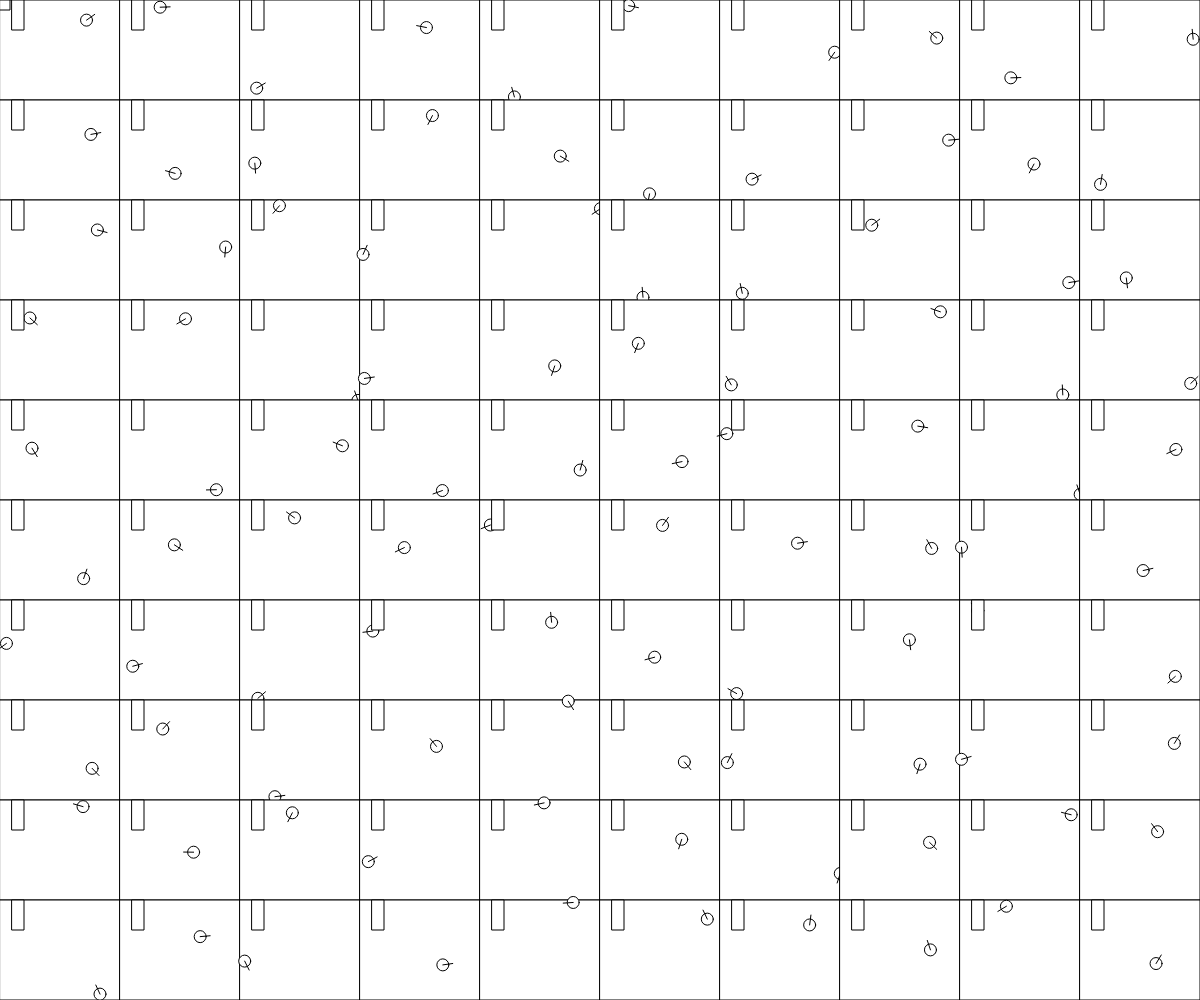
Frame 1 (no input)
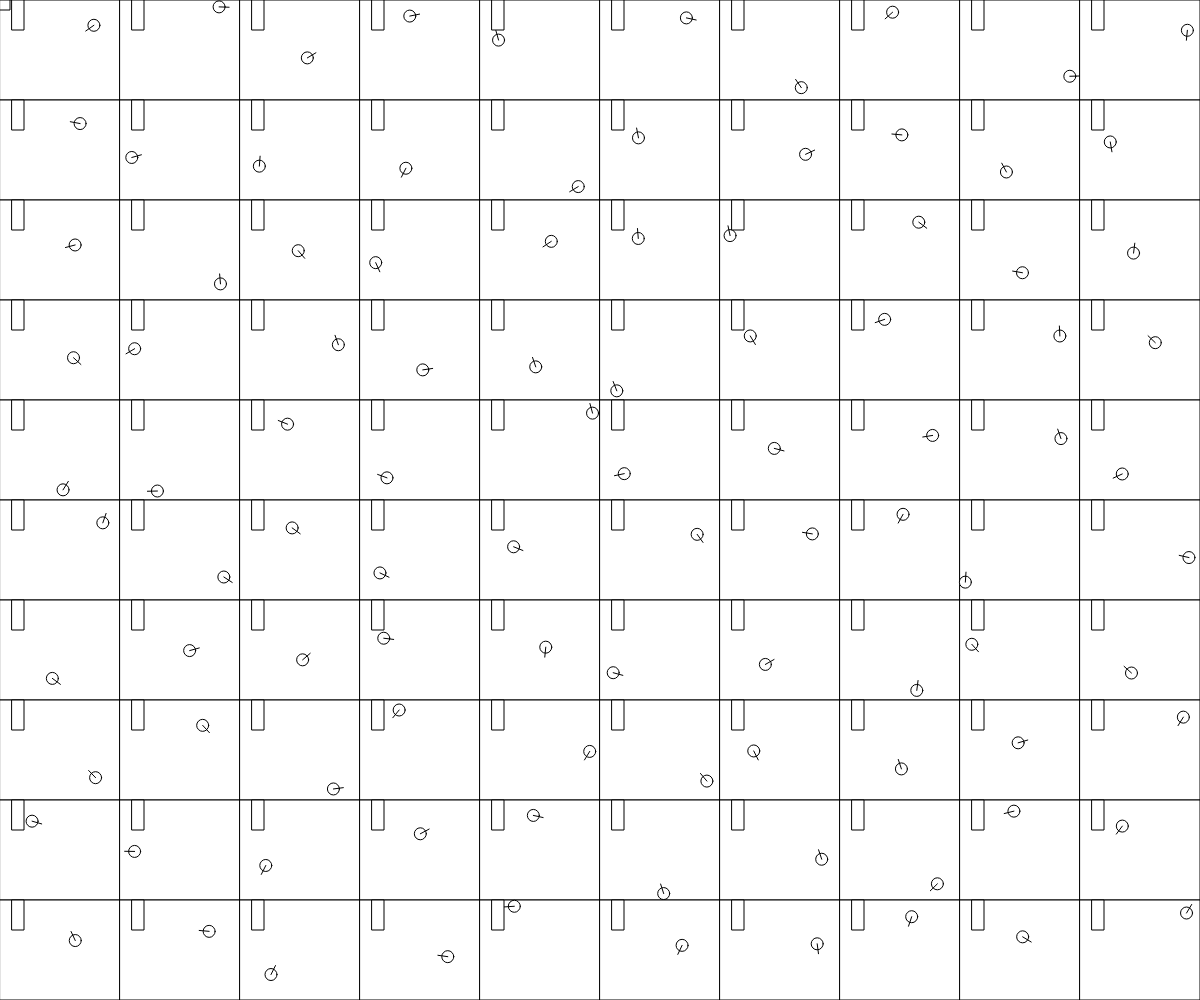
Frame 60 (no input)
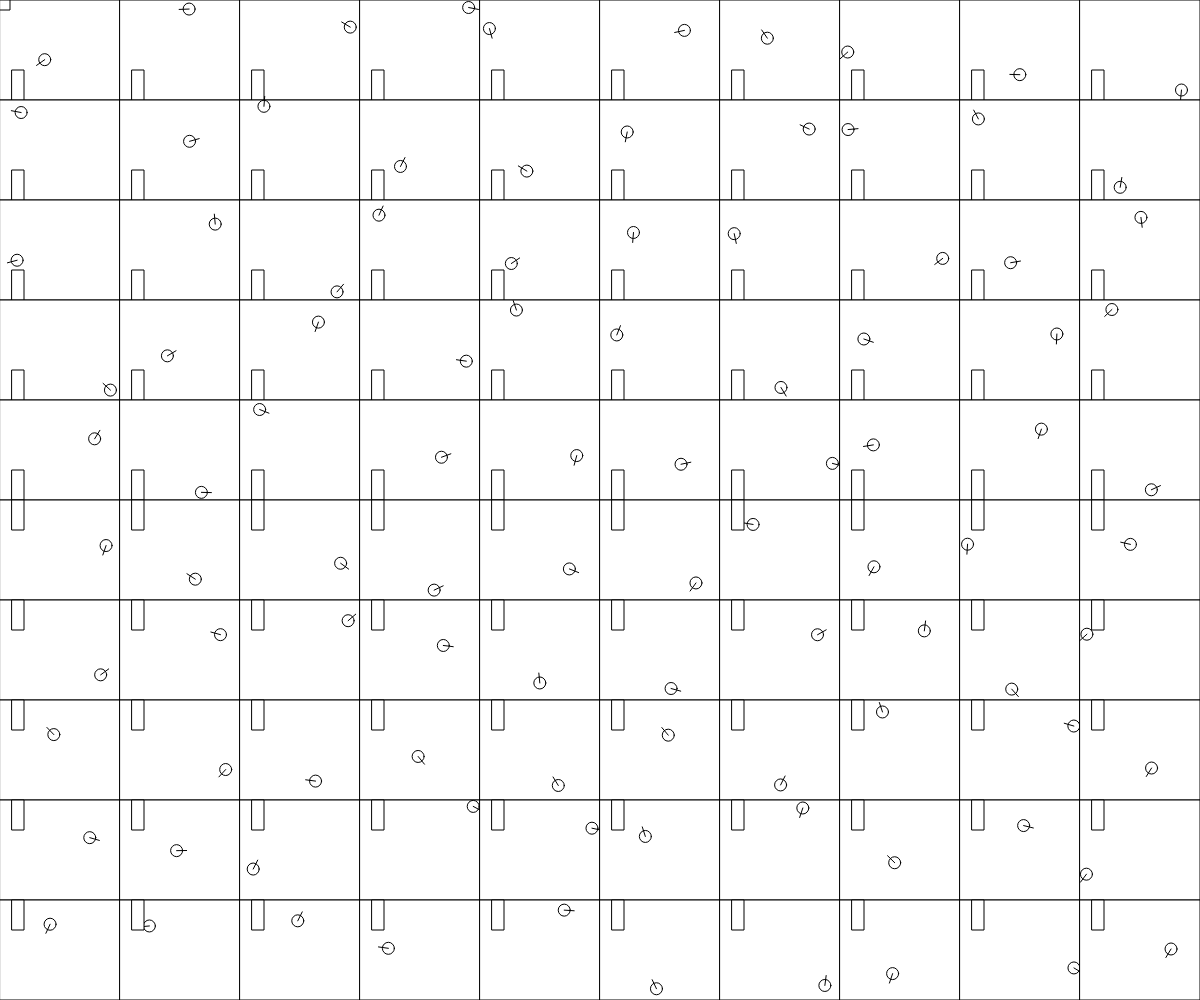
Frame 120 (the mouse pressed at the canvas centre since frame 60)

The p5.js sketch that drew these frames (run headless with seeded random() and noise() and a simulated clock; from frame 60 on, the mouse is pressed at the canvas centre):

// p5.js sketch
// ── sketch.js
/////////////////////////////////////////////////////////////////////////////////////////////////
// GLOBAL VARIABLES /////////////////////////////////////////////////////////////////////////////
/////////////////////////////////////////////////////////////////////////////////////////////////
var p1;         // Particle
var p2;         // Particle
var paddle1;    // Paddle
var Paddle2;    // Paddle
var particles;
var paddles;
var N = 10;
var M = 10;


/////////////////////////////////////////////////////////////////////////////////////////////////
// p5.js FUNCTIONS //////////////////////////////////////////////////////////////////////////////
/////////////////////////////////////////////////////////////////////////////////////////////////

// p5: setup() //////////////////////////////////////////////////////////////////////////////////
function setup() {
  // set canvas size
  createCanvas( windowWidth , windowHeight );
  rectMode( CORNER );
  // initialize paddles
  paddles = [];
  particles = [];
  for( n = 0 ; n < N ; n++ ) {
    // columns
    var pw = width / float(N);
    for( m = 0 ; m < M ; m++ ) {
      // rows
      var ph = height / float(M);
      paddles[m*N+n] = new Paddle( n*pw , m*ph , pw , ph , (n+0.1)*pw , 0.1*pw , 0.3*ph );
      particles[m*N+n] = new Particle( n*pw , m*ph , pw , ph , 0.05*pw , paddles[m*N+n] );
    }
  }
  //paddle1 = new Paddle( 10 , 20 , 200 , 100 , 20 , 10 , 40 );
  //paddle2 = new Paddle( 100 , 200 , 300 , 400 , 110 , 10 , 40 );
  // initialize particles
  //p1 = new Particle( 10 , 20 , 200 , 100 , 5 , paddle1 );
  //p2 = new Particle( 100 , 200 , 300 , 400 , 5 , paddle2 );
} // end of p5: setup()

// p5: draw() ///////////////////////////////////////////////////////////////////////////////////
function draw() {
  // draw the background
  background( 255 );
  
  for( i = 0 ; i < M*N ; i++ ) {
    paddles[i].evolve();
    particles[i].evolve();
    particles[i].draw();
    paddles[i].draw();
  }
  // evolve the paddles
  //paddle1.evolve();
  //paddle2.evolve();
  // evolve the particles
  //p1.evolve();
  //p2.evolve();
  
  // draw the particles
  //p1.draw();
  //p2.draw();
  // draw the paddles
  //paddle1.draw();
  //paddle2.draw();
  rect( 0 , 0 , 10 , 10 );
} // end of p5: draw()

/////////////////////////////////////////////////////////////////////////////////////////////////
// CLASS: Particle
//    A particle contained in a bounding box
/////////////////////////////////////////////////////////////////////////////////////////////////
// INPUTS:
//    xIn: x coordinate for upper-right corner of bounding box
//    yIn: y coordinate for upper-right corner of bounding box
//    wIn: width of bounding box
//    hIn: height of bounding box
//    rIn: radius of particle
//    paddleIn: Paddle object
/////////////////////////////////////////////////////////////////////////////////////////////////
function Particle( xIn , yIn , wIn , hIn , rIn , paddleIn ) {
  /////////////////////////////////////////////////////////////////////////////////////////
  // FIELDS: Particle /////////////////////////////////////////////////////////////////////
  /////////////////////////////////////////////////////////////////////////////////////////
  this.x = xIn;     // x coordinate for upper-right corner of bounding box
  this.y = yIn;     // y coordinate for upper-right corner of bounding box
  this.w = wIn;     // width of bounding box
  this.h = hIn;     // height of bounding box
  this.r = rIn;     // radius of particle
  this.paddle = paddleIn;
  // position of the particle (random location inside of bounding box)
  this.p = createVector( random(this.x,this.x+this.w) , random(this.y,this.y+this.h) );
  // velocity of the particle (random direction with magnitude 1)
  this.v = p5.Vector.random2D();
  
  /////////////////////////////////////////////////////////////////////////////////////////
  // METHODS: Particle ////////////////////////////////////////////////////////////////////
  /////////////////////////////////////////////////////////////////////////////////////////
  
  /////////////////////////////////////////////////////////////////////////////////////
  // Particle Method: draw()
  //    draws the particle, its velocity direction, and the bounding box
  /////////////////////////////////////////////////////////////////////////////////////
  this.draw = function() {
    // draw bounding box
    rect( this.x , this.y , this.w , this.h );
    // draw particle
    ellipse( this.p.x , this.p.y , 2*this.r , 2*this.r );
    // draw perticle velocity
    line( this.p.x , this.p.y , this.p.x + 10*this.v.x , this.p.y + 10*this.v.y );
  } // end of Particle method: draw()///////////////////////////////////////////////////
  
  /////////////////////////////////////////////////////////////////////////////////////
  // Particle Method: evolve()
  //    updates the particle's position and velocity:
  //    ToDo: Particle needs to bounce off of walls of the bounding box
  //    NEEDS TO BE COMPLETED - SEE BELOW!!!!!!!!
  /////////////////////////////////////////////////////////////////////////////////////
  this.evolve = function() {
    // update the position by adding the velocity to it
    this.p.add( this.v );
    
    // check whether particle has moved outside of bounding box, and adjust the
    //   velocity accordingly:
    // if particle has gone off left edge
    if( this.p.x < this.x + this.r ) {
      // update the particle's velocity
      this.v.x = abs( this.v.x );
    }
    // if particle has gone off right edge
    if( this.p.x > this.x + this.w - this.r ) {
      // update the particle's velocity
      this.v.x = -abs( this.v.x );
    }
    // if particle has gone off upper edge
    if( this.p.y < this.y + this.r ) {
      // update the particle's velocity
      this.v.y = abs( this.v.y );
    }
    // if particle has gone off lower edge
    if( this.p.y > this.y + this.h - this.r ) {
      // update the particle's velocity
      this.v.y = -abs( this.v.y );
    }
    
    // check whether the particle has collided with the paddle
    if( this.p.x < this.paddle.x + this.paddle.w + this.r &&
        this.p.x > this.paddle.x - this.r &&
        this.p.y < this.paddle.y + this.paddle.h + this.r &&
        this.p.y > this.paddle.y - this.r ) {
      // determine particle distances from top bottom, left and right of paddle edges
      var dL = abs( this.paddle.x - this.p.x );
      var dR = abs( this.paddle.x + this.paddle.w - this.p.x );
      var dT = abs( this.paddle.y - this.p.y );
      var dB = abs( this.paddle.y + this.paddle.h - this.p.y );
      // if left distance is least, bounce left
      if( dL< dR && dL < dT && dL < dB ) {
        this.v.x = -abs( this.v.x );
      }
      // if right distance is least, bounce right
      if( dR< dL && dR < dT && dR < dB ) {
        this.v.x = abs( this.v.x );
      }
      // if top distance is least, bounce up
      if( dT< dL && dT < dR && dT < dB ) {
        this.v.y = -abs( this.v.y );
      }
      // if bottom distance is least, bounce down
      if( dB< dL && dB < dR && dB < dT ) {
        this.v.y = abs( this.v.y );
      }
      
    }
  } // end of Particle method: evolve() /////////////////////////////////////////////////////////
} // END OF CLASS: Particle /////////////////////////////////////////////////////////////////////

/////////////////////////////////////////////////////////////////////////////////////////////////
// CLASS: Paddle
//    A paddle contained in a bounding box
/////////////////////////////////////////////////////////////////////////////////////////////////
// INPUTS:
//    xbIn: x coordinate for upper-right corner of bounding box
//    ybIn: y coordinate for upper-right corner of bounding box
//    wbIn: width of bounding box
//    hbIn: height of bounding box
//    xIn: x position of upper-left corner of paddle
//    wIn: width of paddle
//    hIn: height of paddle
/////////////////////////////////////////////////////////////////////////////////////////////////
function Paddle( xbIn , ybIn , wbIn , hbIn , xIn , wIn , hIn ) {
  /////////////////////////////////////////////////////////////////////////////////////////
  // FIELDS: Particle /////////////////////////////////////////////////////////////////////
  /////////////////////////////////////////////////////////////////////////////////////////
  this.xb = xbIn;
  this.yb = ybIn;
  this.wb = wbIn;
  this.hb = hbIn;
  this.x = xIn;
  this.y = ybIn;
  this.w = wIn;
  this.h = hIn;
  this.yMin = ybIn;
  this.yMax = this.yb +this.hb - this.h;
  
  /////////////////////////////////////////////////////////////////////////////////////////
  // METHODS: Paddle ////////////////////////////////////////////////////////////////////
  /////////////////////////////////////////////////////////////////////////////////////////
  
  /////////////////////////////////////////////////////////////////////////////////////
  // Paddle Method: draw()
  //    draws the paddle
  /////////////////////////////////////////////////////////////////////////////////////
  this.draw = function() {
    // draw paddle
    rect( this.x , this.y , this.w , this.h );
  } // end of Paddle method: draw()///////////////////////////////////////////////////
  
  /////////////////////////////////////////////////////////////////////////////////////
  // Paddle Method: evolve()
  //    updates the paddle's position:
  /////////////////////////////////////////////////////////////////////////////////////
  this.evolve = function() {
    // update the y position based on mouse y position
    this.y = mouseY;
    if( this.y < this.yMin ) { this.y = this.yMin; }
    if( this.y > this.yMax ) { this.y = this.yMax; }
  } // end of Paddle method: evolve() /////////////////////////////////////////////////////////
} // END OF CLASS: Paddle /////////////////////////////////////////////////////////////////////
